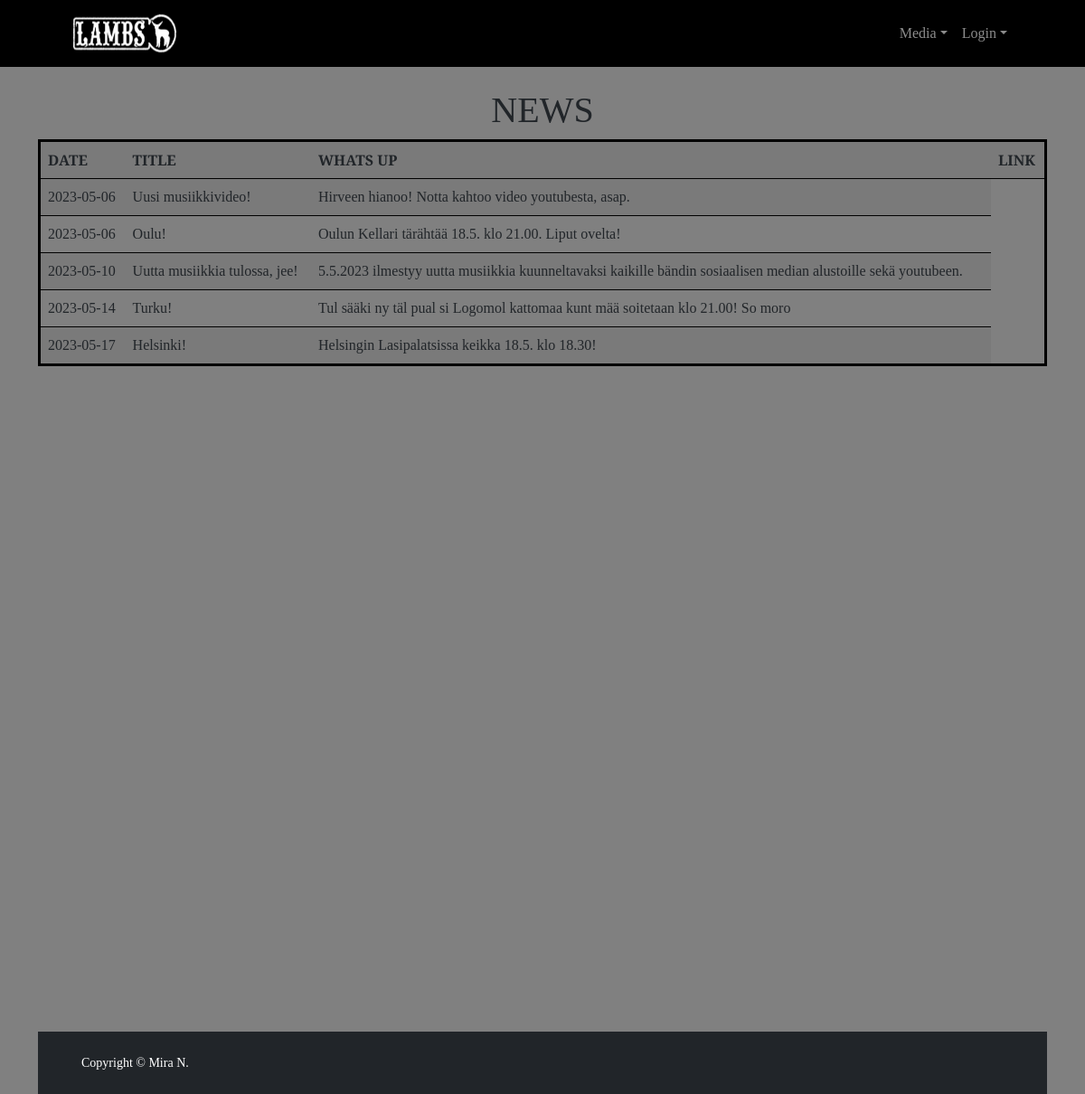
Page /uutiset.php on the committed database.
### tables this page shows
CREATE TABLE `uutiset` (
  `uutisid` int(11) NOT NULL,
  `pvm` date NOT NULL,
  `otsikko` varchar(100) NOT NULL,
  `sisalto` text NOT NULL
);

### uutisetlistaus.php (called while the page is built, shortened)
<?php
include('connect.php');
$kysely = "SELECT pvm, otsikko, sisalto FROM uutiset ORDER BY pvm";
$data = $yhteys->query($kysely);
$JSON = '{"uutiset":[';
$laskuri = 0;
$riveja = $data->rowCount();
while($rivi = $data->fetch(PDO::FETCH_ASSOC)){
    $laskuri++;
    $JSON.= '{"PVM":"'.$rivi['pvm'].'","Otsikko":"'.$rivi['otsikko'].'","Sisalto":"'.$rivi['sisalto'].'"}';
    if($laskuri<$riveja) $JSON.=",";
}
$JSON.=']}';
?>

### uutiset.php (the view, shortened to what this page needs)
<?php require "header.php"; ?>
    </head>
<body>
   <div class="container">
        <br>
      <h1 style="text-align: center;">NEWS</h1>
   <table style="border: solid black;" class="table table-striped">
      <tr>
         <th>DATE</th>
         <th>TITLE</th>
         <th>WHATS UP</th>
         <th>LINK</th>
      </tr>
        <tr>
            <?php
              include('uutisetlistaus.php');
              $lambs = json_decode($JSON, true);
              if(count($lambs) != 0){
                foreach($lambs as $key){
                  foreach($key as $uutiset){
                    ?>
                  <tr>
                    <td><?php echo $uutiset ['PVM']; ?></td>
                    <td><?php echo $uutiset ['Otsikko']; ?></td>
                    <td><?php echo $uutiset ['Sisalto']; ?></td>
                  </tr>
                  <?php
                  }
                }
              }
            ?>
    </table>
    <br><br><br><br><br><br><br><br><br><br><br><br><br><br><br><br><br><br><br><br><br><br><br><br><br><br><br><br><br><br>
            <?php require "footer.php"; ?>
    </body>
</html>

### rows in the picture
uutiset: pvm "2023-05-06", otsikko "Uusi musiikkivideo!", sisalto "Hirveen hianoo! Notta kahtoo video youtubesta, asap."
uutiset: pvm "2023-05-06", otsikko "Oulu!", sisalto "Oulun Kellari tärähtää 18.5. klo 21.00. Liput ovelta!"
uutiset: pvm "2023-05-10", otsikko "Uutta musiikkia tulossa, jee!", sisalto "5.5.2023 ilmestyy uutta musiikkia kuunneltavaksi kaikille bändin sosiaalisen median alustoille sekä youtubeen."
uutiset: pvm "2023-05-14", otsikko "Turku!", sisalto "Tul sääki ny täl pual si Logomol kattomaa kunt mää soitetaan klo 21.00! So moro"
uutiset: pvm "2023-05-17", otsikko "Helsinki!", sisalto "Helsingin Lasipalatsissa keikka 18.5. klo 18.30!"
